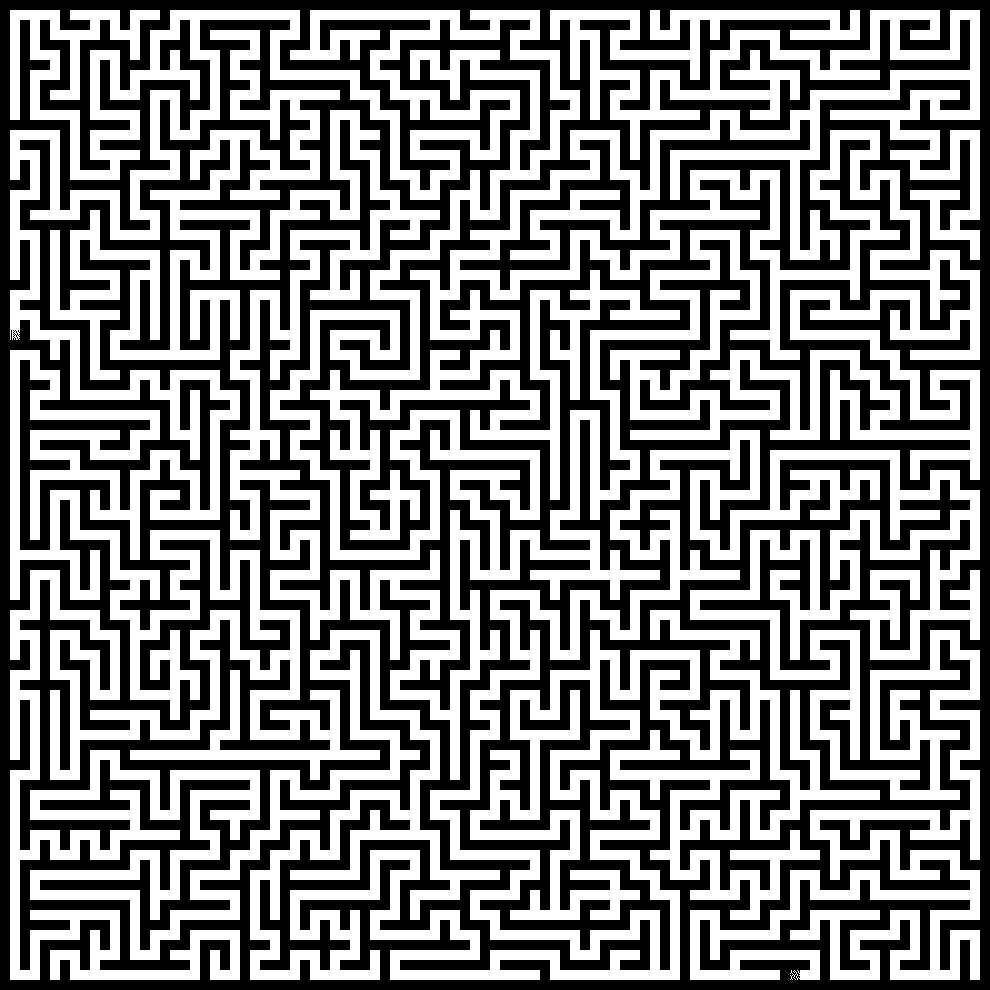

Write Python code to recreate this figure.
# -*- coding: utf-8 -*-
from random import choice
from PIL import Image
import numpy as np

class Maze():
    def __init__(self, width=99, height=99):
        self.width = width - 1 + width%2
        self.height = height - 1 + height%2
        self.directions = [(2,0),(-2,0),(0,2),(0,-2)]
        self._board = None
        self._start_point = None
        self._end_point = None

    @property
    def board(self):
        return self._board

    @property
    def start_point(self):
        return self._start_point

    @property
    def end_point(self):
        return self._end_point

    def generate(self):
        board = self._init_board()
        current_position = choice(self._start_options())
        self._start_point = current_position
        i, j = current_position
        board[i][j] = 2
        route = []
        end_options = []
        while True:
            available_direction = self._avaliable_directions(board, current_position)
            if len(available_direction) > 0:
                i, j = choice(available_direction)
                r, c = current_position
                board[r + i//2][c + j//2] = 2
                board[r + i][c + j] = 2
                current_position = (r + i, c + j)
                route += [current_position]
            else:
                r, c = current_position
                eage_point = r == 1 or r == self.height-2 or c == 1 or c == self.width-2
                if self._valid_end(board,(r,c)) and eage_point:
                    end_options += [current_position]
                route.pop()
                if len(route) == 0:
                    break
                current_position = route[-1]
        self._end_point = choice(end_options)
        self._board = board

    def _init_board(self):
        return [[1 if i%2 and j%2 else 0 
                 for j in range(self.width)] 
                 for i in range(self.height)]

    def _start_options(self):
        starts = [(1,i) for i in range(self.width) if i%2] 
        starts += [(self.height-2,i) for i in range(self.width) if i%2]
        starts += [(i,1) for i in range(self.height) if i%2]
        starts += [(i,self.width-2) for i in range(self.height) if i%2]
        return starts

    def _avaliable_directions(self, board, position):
        available_directions = []
        for i, j in self.directions:
            r = position[0] + i
            c = position[1] + j
            if 0 <= r < self.height and 0 <= c < self.width and board[r][c] == 1:
                available_directions += [(i, j)]
        return available_directions

    def _valid_end(self, board, point):
        r, c = point
        s = 0
        directions = ((1,0),(-1,0),(0,-1),(0,1))
        for i, j in directions:
            if 0 <= i+r < self.height and 0 <= j+c < self.width and board[i+r][j+c] == 0:
                s += 1
        return s >= 3

    def __str__(self):
        if self.board is None:
            return "Haven't generate maze yet"
        return "\n".join("".join("." if i == 2 else " " for i in b) for b in self.board)

    def __call__(self):
        return self.generate()

def generate_image(maze, size, output_filename="maze.png"):
    width, height = size
    w, h = len(maze.board[0]), len(maze.board)
    a = min(width // w, height // h)

    image_data = [[0]*width for _ in range(height)]
    for i in range(h):
        for j in range(w):
            if (i,j) == maze.start_point:
                amplify_dot(image_data, i, j, a, 100)
            elif (i,j) == maze.end_point:
                amplify_dot(image_data, i, j, a, 150)
            elif maze.board[i][j] == 2:
                amplify_dot(image_data, i, j, a)
                
    maze_img = Image.fromarray(np.asarray(dtype=np.dtype('uint8'),a=image_data), mode='L').convert('1')
    maze_img.save(output_filename)

def amplify_dot(board, i, j, a, color=255):
    for x in range(i*a, (i+1)*a):
        for y in range(j*a, (j+1)*a):
            board[x][y] = color

if __name__ == "__main__":
    maze = Maze(100,100)
    maze.generate()
    print(maze)
    generate_image(maze,(990,990))

    # maze.generate()
    # print(maze)
    # generate_image(maze.board, (200,200))


